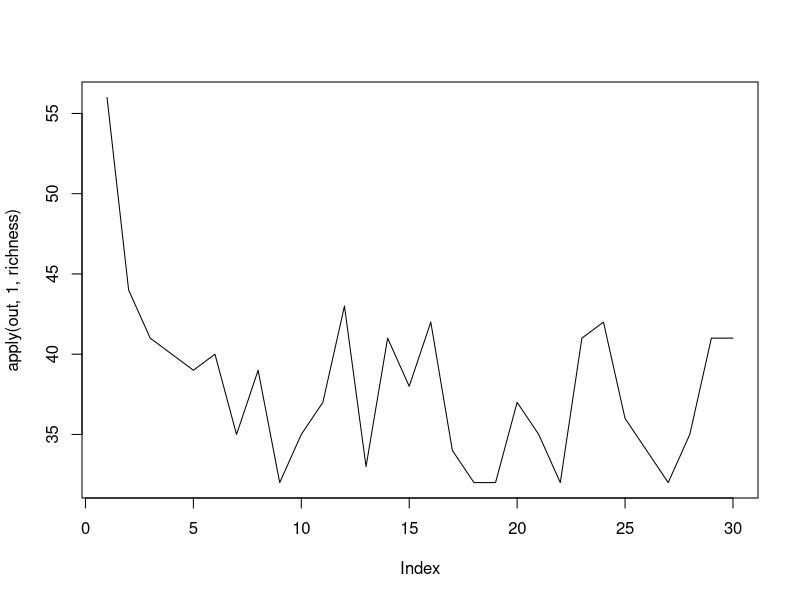

Here is the R script that generated this plot:
generatePool = function(J) c(1:J)

generateIsland = function(K, pool) sample(pool, K, replace=TRUE)

timeStep = function(island, pool, m, n)
{
   K = length(island)
   island = island[!rbinom(K, 1, m)]
   new_ind = K-length(island)
   new_sp = replicate(new_ind, ifelse(runif(1) < n, sample(island, 1), sample(pool, 1)))
   return(as.numeric(c(island, new_sp)))
}

richness = function(island) length(unique(island))

simulation = function(K, J, m, n, steps)
{
  Po = generatePool(J)
  Sp = matrix(0, ncol=K, nrow=steps)
  Sp[1, ] = generateIsland(K, Po)
  for(i in c(2:steps)) Sp[i,] = timeStep(Sp[(i-1),], Po, m, n)
  return(Sp)
}

out = simulation(80, 100, 0.4, 0.6, 30)
plot(apply(out, 1, richness), type='l')
